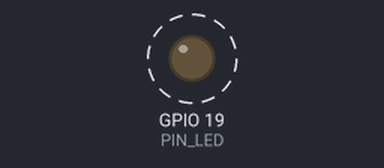
A sketch run on a simulated ESP32. Shown: output pins drawn as LEDs (lit = HIGH). Dashed ring = blinking. What the sketch prints to the serial monitor is not drawn.

Above: at 0.02 s.
Timing chart, 0 to 3.0 s (numbered marks = the images above):
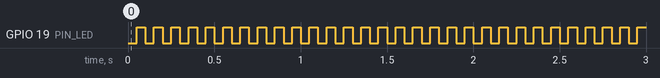

The sketch:

ParteA.ino
```cpp
const uint8_t PIN_LED = 19; // LED de la práctica
// ticks hasta la alarma (1 tick = 1 us). Probar 1000000, 250000 y 50000
const uint64_t ALARMA_US = 50000;

hw_timer_t *timer = NULL; // "manija" del temporizador reservado
volatile bool hayAlarma = false; // bandera: la levanta la ISR, la baja loop()

// ISR (callback): la llama el hardware cada vez que el contador llega a la alarma
void IRAM_ATTR alSonarAlarma() {
  hayAlarma = true; // solo avisar
}

void setup() {
  Serial.begin(115200);
  pinMode(PIN_LED, OUTPUT);

  // 1 000 000 ticks por segundo: 1 tick = 1 us
  timer = timerBegin(1000000);
  // no se pudo reservar un temporizador
  if (timer == NULL) {
    Serial.println("Error: no hay temporizador libre");
    return;
  }
  timerAttachInterrupt(timer, alSonarAlarma); // entregar el callback
  // alarma, autorrecarga, repetir sin límite
  timerAlarm(timer, ALARMA_US, true, 0);
}

void loop() {
  // recuerda el estado del LED entre vueltas
  static bool estadoLed = false;

  if (hayAlarma) { // ¿está levantada la bandera?
    hayAlarma = false; // bajarla
    estadoLed = !estadoLed; // invertir el estado
    digitalWrite(PIN_LED, estadoLed); // cambiar el LED
    Serial.printf("Cambio del LED en t = %lu ms\n", millis());
  }
}
```

Measured:
- by itself, GPIO 19 (PIN_LED): alternates HIGH for 0.05 s and LOW for 0.05 s
